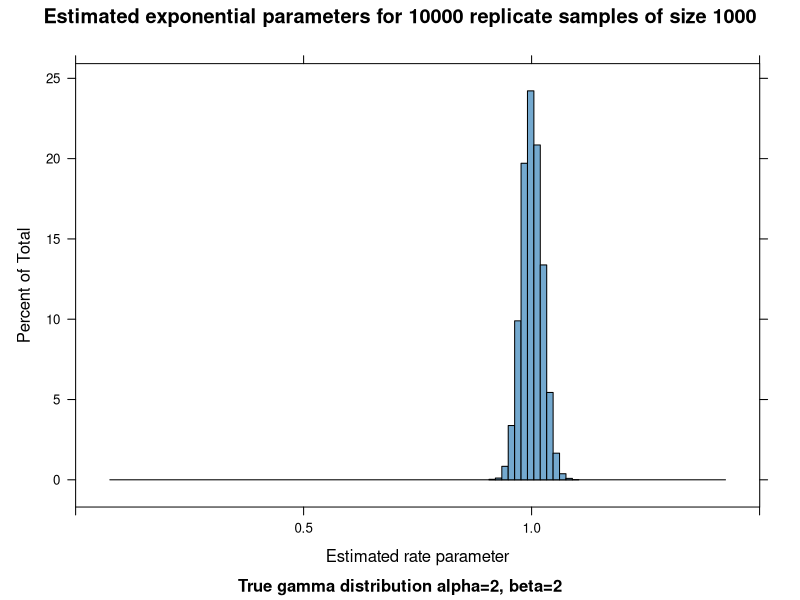
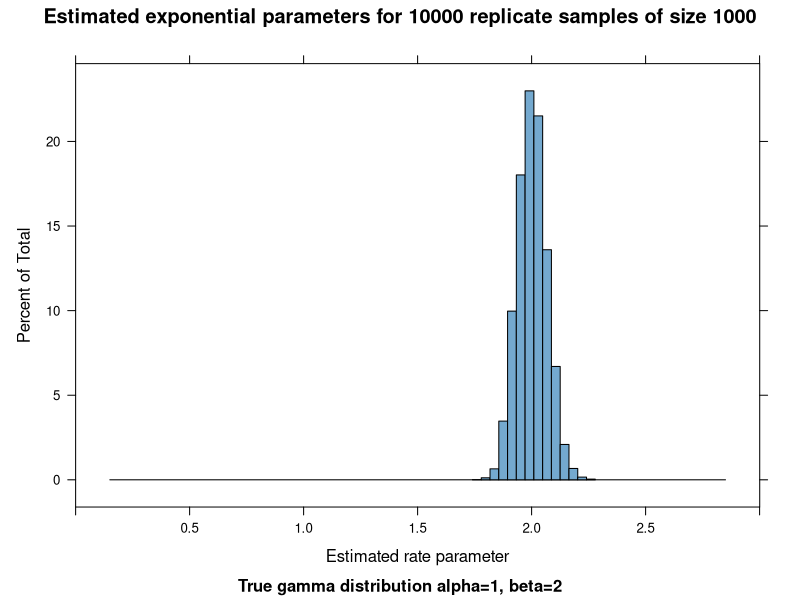
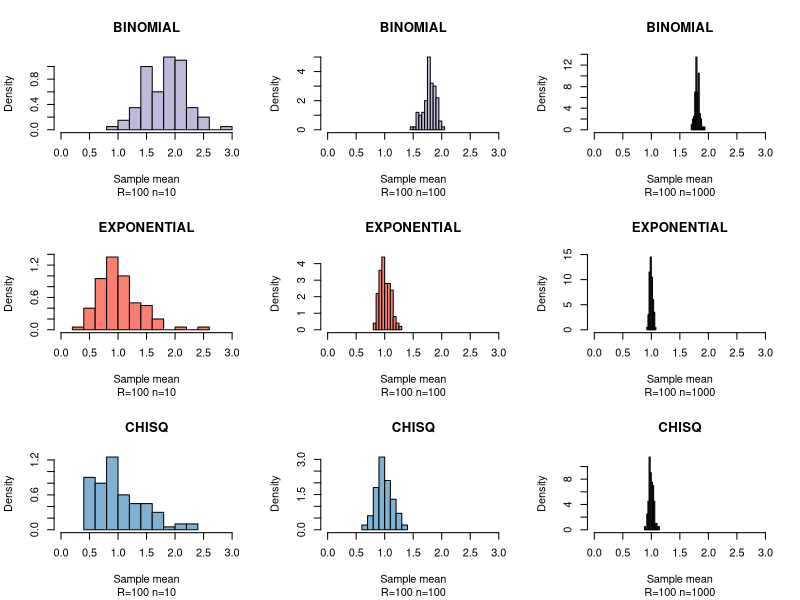
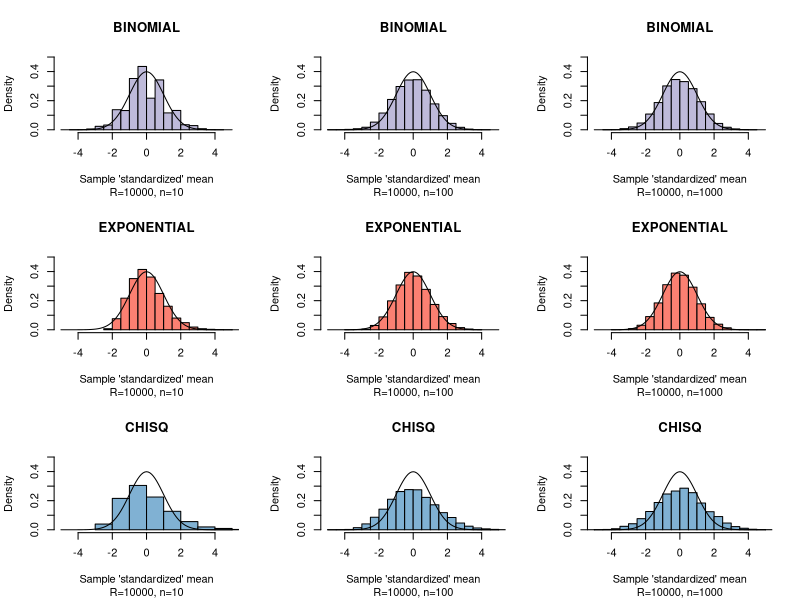

These charts were generated, in order, by the following R code:
#
# Leah Comment
#
# August 21, 2014
#
# Methods summer prep class session 5
#
#

# setwd("C:/Users/leahcomment/Desktop/vc_practice")
# getwd()

#now I've made a change!

#Libraries
library(lattice)
library(RColorBrewer)

#General settings
blues = brewer.pal(n=9, name="PuBu")
med.blue = blues[5]










# Modeling gamma-generated data as exponential ----------------------------
#yet another change

#Requested function to generate samples from the gamma distribution
PlotGamma <- function(n, alpha, beta, R) {
  #Generate the samples
  my.samples = matrix(data=rgamma(n=n*R, shape=alpha, rate=beta)
                      ,nrow=n
                      ,ncol=R)
  #Calculate sample stats
  sample.rate.ests = 1/colMeans(my.samples)
  overall.rate.est = 1/mean(my.samples)
  print("overall.rate.est")
  print(overall.rate.est)
  
  #Histogram of rate parameter estimates
  print(histogram(sample.rate.ests
                  ,main=paste("Estimated exponential parameters for",R,"replicate samples of size",n)
                  ,sub=paste0("True gamma distribution alpha=",alpha, ", beta=",beta)
                  ,col=med.blue
                  ,xlim=c(0
                         ,max(1.1*sample.rate.ests, 1.5*overall.rate.est))
                  ,freq=FALSE
                  ,xlab="Estimated rate parameter"))

}


#Run the function with different inputs
PlotGamma(n=1000, alpha=2, beta=2, R=10000)
PlotGamma(n=1000, alpha=1, beta=2, R=10000)






# Law of large numbers example --------------------------------------------

#Function to generate R size n samples from binomial, exponential, or chisq
#Saves mean of each replicate and plots histogram of sample means
ShowLLN <- function(distribution, R, n) {
  #Sample
  if (toupper(distribution) == "BINOMIAL") {
    #Generate the samples
    my.samples = matrix(data=rbinom(n=n*R, size=6, prob=0.3)
                        ,nrow=n
                        ,ncol=R)
    #Set histogram color
    hist.color = brewer.pal(n=5,name="Set3")[3]
  } else if (toupper(distribution) == "EXPONENTIAL") {
    #Generate the samples
    my.samples = matrix(data=rexp(n=n*R)
                        ,nrow=n
                        ,ncol=R)
    #Set histogram color
    hist.color = brewer.pal(n=5,name="Set3")[4]
  } else if (toupper(distribution) == "CHISQ") {
    #Generate the samples
    my.samples = matrix(data=rchisq(n=n*R,df=1)
                        ,nrow=n
                        ,ncol=R)
    #Set histogram color
    hist.color = brewer.pal(n=5,name="Set3")[5]
  } else {
    warning(paste("FUNCTION showlln CANNOT UNDERSTAND DISTRIBUTION INPUT",distribution))
  }
  
  #Save the means
  sample.means = colMeans(my.samples)
  
  #Histogram of means
  hist(sample.means
      ,main=paste0(toupper(distribution))
      ,sub=paste0("R=",R," n=",n)
      ,col=hist.color
      ,freq=FALSE
      ,xlab="Sample mean"
      ,xlim=c(0,3) ) 
  
}




#Use the function
sample.sizes = c(10, 100, 1000)
distributions = c("binomial", "exponential", "chisq")

#Plot for the different sample sizes
#Loop over distributions
par(mfrow=c(3,3))
for (distribution in distributions) {
  #Loop over sample sizes
  for (n in sample.sizes) {    
    #Plot for each of the sample sizes
    ShowLLN(distribution=distribution,R=100,n=n)
  }
}




# Central Limit Theorem example -------------------------------------------

#Function to generate R size n samples from binomial, exponential, or chisq
#Saves mean of each replicate and plots histogram of sample means
#Standardizes and plots to show the CLT
ShowCLT <- function(distribution, R, n) {
  #Means for the different distributions
  dist.means = c(0.3, 1, 1)
  dist.vars = c(dist.means[1]^2, dist.means[2]^-1, 2*dist.means[3])
  
  #Sample
  if (toupper(distribution) == "BINOMIAL") {
    #Generate the samples
    my.samples = matrix(data=rbinom(n=n*R, size=6, prob=dist.means[1])
                        ,nrow=n
                        ,ncol=R)
    #Set histogram color
    hist.color = brewer.pal(n=5,name="Set3")[3]
    #Set mean
    true.mean = dist.means[1]*6
    #Set variance
    true.variance = dist.vars[1]
    
  } else if (toupper(distribution) == "EXPONENTIAL") {
    #Generate the samples
    my.samples = matrix(data=rexp(n=n*R, rate=1/dist.means[2])
                        ,nrow=n
                        ,ncol=R)
    #Set histogram color
    hist.color = brewer.pal(n=5,name="Set3")[4]
    #Set mean
    true.mean = dist.means[2]
    #Set variance
    true.variance = dist.vars[2]
    
  } else if (toupper(distribution) == "CHISQ") {
    #Generate the samples
    my.samples = matrix(data=rchisq(n=n*R,df=dist.means[3])
                        ,nrow=n
                        ,ncol=R)
    #Set histogram color
    hist.color = brewer.pal(n=5,name="Set3")[5]
    #Set mean
    true.mean = dist.means[3]
    #Set variance
    true.variance = dist.vars[3]
    
  } else {
    warning(paste("FUNCTION showlln CANNOT UNDERSTAND DISTRIBUTION INPUT",distribution))
  }
  
  #Save the means
  sample.means = colMeans(my.samples)
  sample.means.standardized = (sample.means - true.mean)*sqrt(n)
  
  #Histogram of means
  hist(sample.means.standardized
      ,main=paste0(toupper(distribution))
      ,sub=paste0("R=",R,", n=",n)
      ,col=hist.color
      ,freq=FALSE
      ,xlab="Sample 'standardized' mean"
      ,ylim=c(0,0.5)
      ,xlim=c(-5,5) 
      )
  #Add normal overlay
  lines(x=seq(-5,5,0.1),y=dnorm(seq(-5,5,0.1)))
  
}




#Use the function
sample.sizes = c(10, 100, 1000)
distributions = c("binomial", "exponential", "chisq")

#Plot for the different sample sizes
#Loop over distributions
par(mfrow=c(length(sample.sizes),length(distributions)))
for (distribution in distributions) {
  #Loop over sample sizes
  for (n in sample.sizes) {    
    #Plot for each of the sample sizes
    ShowCLT(distribution=distribution,R=10000,n=n)
  }
}



